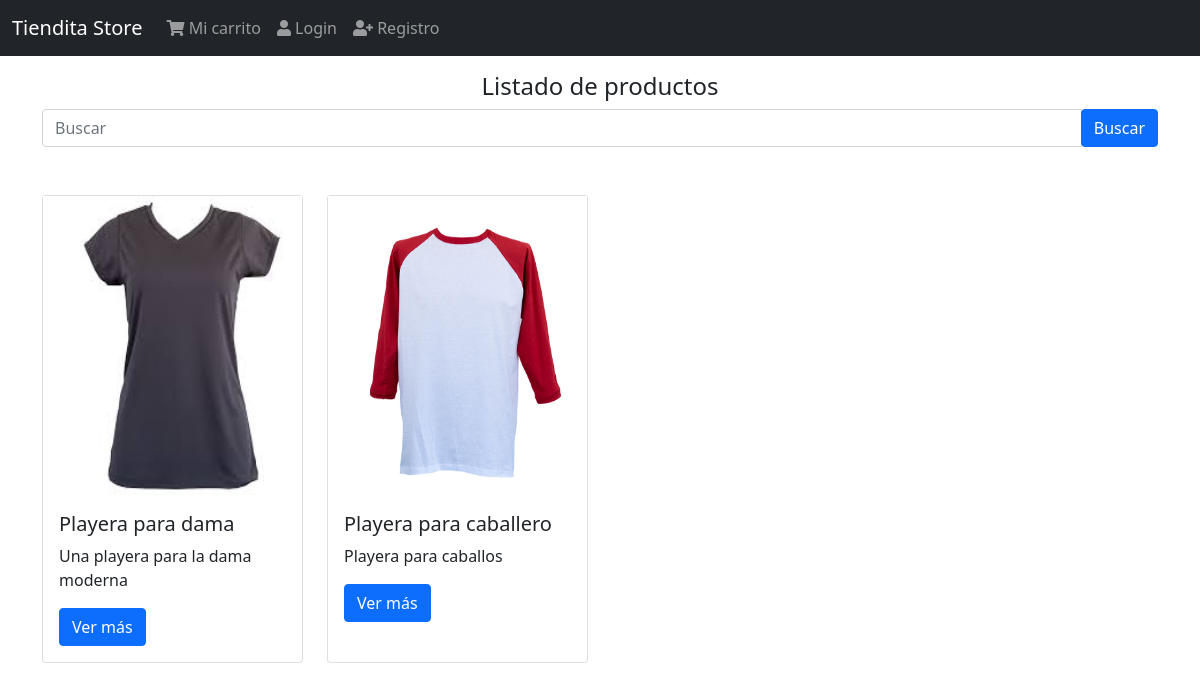
The page / on the database its author committed.
### products/models.py (models this page shows, shortened)
class Product(models.Model):
    title = models.CharField(max_length=50)
    description = models.TextField()
    price = models.DecimalField(max_digits=8, decimal_places=2, default=0.0)
    slug = models.SlugField(null=False, blank=False, unique=True)
    image = models.ImageField(upload_to='products/', null=False, blank=False)
    created_at = models.DateTimeField(auto_now_add=True)

### products/views.py (the view)
# urls.py: path('', ProductListView.as_view(), name='index'),
class ProductListView(ListView):
    template_name = 'index.html'
    queryset = Product.objects.all().order_by('-id')
    def get_context_data(self, **kwargs):
        context = super().get_context_data(**kwargs)
        context['message'] = 'Listado de productos'
        return context

### templates/index.html
{% extends 'base.html' %}
{% block content %}
    <div class="col">
        <h4 class="text-center">{{ message }}</h4>
        {% include 'products/snippets/search.html' %}
        {% include 'products/snippets/list.html' %}
    </div>
{% endblock %}

### products/templates/products/snippets/list.html
<div class="row">
    {% for object in object_list %}
        <div class="col-3 mt-5">
            {% include 'products/snippets/product.html' with product=object %}
        </div>
    {% endfor %}
</div>

### products/templates/products/snippets/product.html
<div class="card h-100">
    {% if product.image %}
        <img src="{{ product.image.url}}" alt="Imagen del producto" height="300">
    {% endif %}
    <div class="card-body">
        <h5 class="card-title">{{product.title}}</h5>
        <p class="card-text">{{product.description}}</p>
        <a href="{% url 'products:product' product.slug %}" class="btn btn-primary">Ver más</a>
    </div>
</div>

### rows shown on the page
Product: image (picture), title "Playera para dama", description "Una playera para la dama moderna"
Product: image (picture), title "Playera para caballero", description "Playera para caballos"

### other values the page prints
{{ message }} "Listado de productos"
